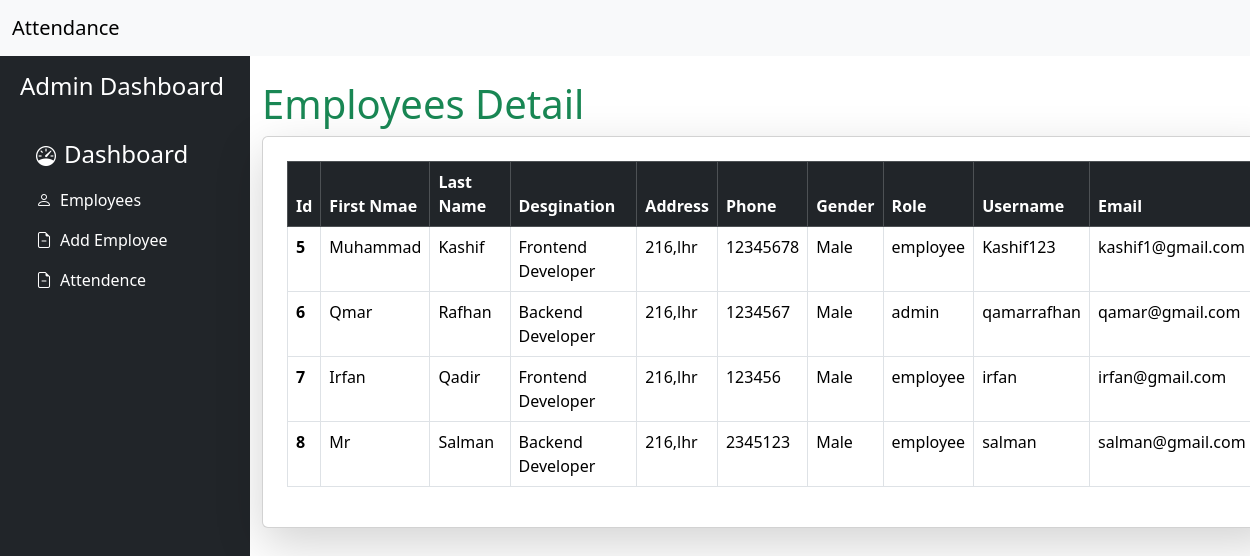
Page /employees.php (signed in) on the committed database.
### tables this page shows
CREATE TABLE `users` (
  `id` int(11) NOT NULL,
  `fname` varchar(150) NOT NULL,
  `lname` varchar(150) NOT NULL,
  `desgination` varchar(200) NOT NULL,
  `address` varchar(255) NOT NULL,
  `phone` int(11) NOT NULL,
  `gender` varchar(50) NOT NULL,
  `role` enum('admin','employee') NOT NULL,
  `username` varchar(150) NOT NULL,
  `email` varchar(250) NOT NULL,
  `password` varchar(150) NOT NULL
);

### employees.php (the view, shortened to what this page needs)
<!doctype html>
<html lang="en">
  <head>
    <link href="https://cdn.jsdelivr.net/npm/bootstrap@5.3.3/dist/css/bootstrap.min.css" rel="stylesheet">
    <link rel="stylesheet" href="https://cdn.jsdelivr.net/npm/bootstrap-icons@1.11.3/font/bootstrap-icons.min.css">
  </head>
  <body>
  <nav class="navbar navbar-expand-lg bg-body-tertiary">
        <div class="container-fluid">
            <a class="navbar-brand" href="index.php">Attendance</a>
        </div>
    </nav>
    <div class="container-fluid">
        <div class="row flex-nowrap">
            <div class="bg-dark col-auto col-md-2 min-vh-100" style="width: 20%;">
                <div class="bg-dark p-2">
                    <a class="d-flex text-decoration-none mt-1 align-item-center text-white">
                        <span class="fs-4 d-none d-sm-inline">Admin Dashboard</span>
                    </a>
                    <ul class="nav nav-pills flex-column mt-4">
                        <li class="nav-item">
                            <a href="admin_dashboard.php" class="nav-link text-white">
                                <i class="fs-5  bi bi-speedometer"></i><span class="fs-4 ms-2 d-none d-sm-inline">Dashboard</span>
                            </a>
                        </li>
                        <li class="nav-item">
                            <a href="employees.php" class="nav-link text-white">
                                <i class="fs-8 bi bi-person"></i><span class="fs-7 ms-2 d-none d-sm-inline">Employees</span>
                            </a>
                        </li>
                        <li class="nav-item">
                            <a href="add_employee.php" class="nav-link text-white">
                                <i class="fs-8 bi bi-file-earmark-minus"></i><span class="fs-7 ms-2 d-none d-sm-inline">Add Employee</span>
                            </a>
                        </li>
                        <li class="nav-item">
                            <a href="attendence.php" class="nav-link text-white">
                                <i class="fs-8 bi bi-file-earmark-minus"></i><span class="fs-7 ms-2 d-none d-sm-inline">Attendence</span>
                            </a>
                        </li>
                    </ul>
                </div>
            </div>
  <div class="container col-md-10 my-4">
    <h1 class="text-success">Employees Detail</h1>
          <div class="card p-4 shadow-lg">
            <table class="table table-bordered">
              <thead class="table-dark">
                <tr>
                  <th scope="col">Id</th>
                  <th scope="col">First Nmae</th>
                  <th scope="col">Last Name</th>
                  <th scope="col">Desgination</th>
                  <th scope="col">Address</th>
                  <th scope="col">Phone</th>
                  <th scope="col">Gender</th>
                  <th scope="col">Role</th>
                  <th scope="col">Username</th>
                  <th scope="col">Email</th>
                </tr>
              </thead>
              <tbody>
                <?php
                include('connection.php');
                $sql = "SELECT * FROM users";
                $result = mysqli_query($conn, $sql);
                if ($result) {
                  while ($row = mysqli_fetch_assoc($result)) {
                    $id = $row['id'];
                    $fname = $row['fname'];
                    $lname = $row['lname'];
                    $desgination = $row['desgination'];
                    $address = $row['address'];
                    $phone = $row['phone'];
                    $gender = $row['gender'];
                    $role = $row['role'];
                    $userNmae = $row['username'];
                    $email = $row['email'];
                    echo '<tr>
                    <th scope="row">' . $id . '</th>
                    <td scope="row">' . $fname . '</td>
                    <td scope="row">' . $lname . '</td>
                    <td scope="row">' . $desgination . '</td>
                    <td scope="row">' . $address . '</td>
                    <td scope="row">' . $phone . '</td>
                    <td scope="row">' . $gender . '</td>
                    <td scope="row">' . $role . '</td>
                    <td>' . $userNmae . '</td>
                    <td>' . $email . '</td>
                </tr>';
                  }
                } else {
                  echo "<tr><td colspan='4'>No records found.</td></tr>";
                }
                ?>
              </tbody>
            </table>
          </div>
        </div>
  </body>
</html>

### rows in the picture
users: id "5", fname "Muhammad", lname "Kashif", desgination "Frontend Developer", address "216,lhr", phone "12345678", gender "Male", role "employee", username "Kashif123", email "kashif1@gmail.com"
users: id "6", fname "Qmar", lname "Rafhan", desgination "Backend Developer", address "216,lhr", phone "1234567", gender "Male", role "admin", username "qamarrafhan", email "qamar@gmail.com"
users: id "7", fname "Irfan", lname "Qadir", desgination "Frontend Developer", address "216,lhr", phone "123456", gender "Male", role "employee", username "irfan", email "irfan@gmail.com"
users: id "8", fname "Mr", lname "Salman", desgination "Backend Developer", address "216,lhr", phone "2345123", gender "Male", role "employee", username "salman", email "salman@gmail.com"
